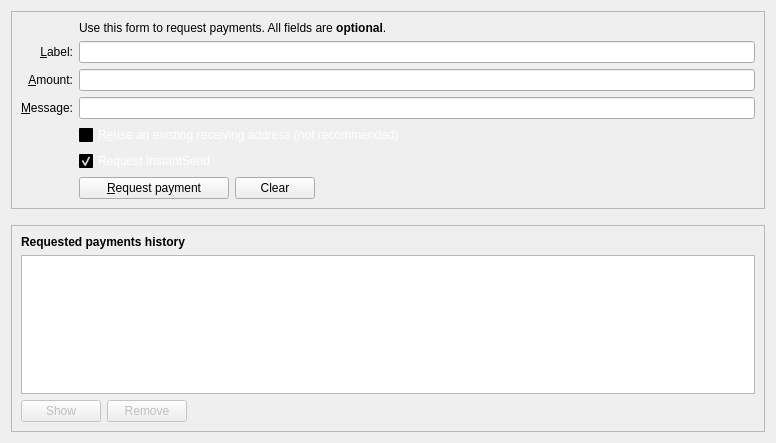
<?xml version="1.0" encoding="UTF-8"?>
<ui version="4.0">
 <class>ReceiveCoinsDialog</class>
 <widget class="QWidget" name="ReceiveCoinsDialog">
  <property name="geometry">
   <rect>
    <x>0</x>
    <y>0</y>
    <width>776</width>
    <height>443</height>
   </rect>
  </property>
  <layout class="QVBoxLayout" name="verticalLayout" stretch="0,0,1">
   <item>
    <widget class="QFrame" name="frame2">
     <property name="sizePolicy">
      <sizepolicy hsizetype="Preferred" vsizetype="Expanding">
       <horstretch>0</horstretch>
       <verstretch>0</verstretch>
      </sizepolicy>
     </property>
     <property name="frameShape">
      <enum>QFrame::StyledPanel</enum>
     </property>
     <property name="frameShadow">
      <enum>QFrame::Sunken</enum>
     </property>
     <layout class="QVBoxLayout" name="verticalLayout_3">
      <item>
       <layout class="QGridLayout" name="gridLayout">
        <item row="7" column="2">
         <widget class="QCheckBox" name="reuseAddress">
          <property name="palette">
           <palette>
            <active>
             <colorrole role="WindowText">
              <brush brushstyle="SolidPattern">
               <color alpha="255">
                <red>255</red>
                <green>255</green>
                <blue>255</blue>
               </color>
              </brush>
             </colorrole>
             <colorrole role="Button">
              <brush brushstyle="SolidPattern">
               <color alpha="255">
                <red>0</red>
                <green>0</green>
                <blue>0</blue>
               </color>
              </brush>
             </colorrole>
             <colorrole role="Light">
              <brush brushstyle="SolidPattern">
               <color alpha="255">
                <red>0</red>
                <green>0</green>
                <blue>0</blue>
               </color>
              </brush>
             </colorrole>
             <colorrole role="Midlight">
              <brush brushstyle="SolidPattern">
               <color alpha="255">
                <red>0</red>
                <green>0</green>
                <blue>0</blue>
               </color>
              </brush>
             </colorrole>
             <colorrole role="Dark">
              <brush brushstyle="SolidPattern">
               <color alpha="255">
                <red>0</red>
                <green>0</green>
                <blue>0</blue>
               </color>
              </brush>
             </colorrole>
             <colorrole role="Mid">
              <brush brushstyle="SolidPattern">
               <color alpha="255">
                <red>0</red>
                <green>0</green>
                <blue>0</blue>
               </color>
              </brush>
             </colorrole>
             <colorrole role="Text">
              <brush brushstyle="SolidPattern">
               <color alpha="255">
                <red>255</red>
                <green>255</green>
                <blue>255</blue>
               </color>
              </brush>
             </colorrole>
             <colorrole role="BrightText">
              <brush brushstyle="SolidPattern">
               <color alpha="255">
                <red>255</red>
                <green>255</green>
                <blue>255</blue>
               </color>
              </brush>
             </colorrole>
             <colorrole role="ButtonText">
              <brush brushstyle="SolidPattern">
               <color alpha="255">
                <red>255</red>
                <green>255</green>
                <blue>255</blue>
               </color>
              </brush>
             </colorrole>
             <colorrole role="Base">
              <brush brushstyle="SolidPattern">
               <color alpha="255">
                <red>0</red>
                <green>0</green>
                <blue>0</blue>
               </color>
              </brush>
             </colorrole>
             <colorrole role="Window">
              <brush brushstyle="SolidPattern">
               <color alpha="255">
                <red>0</red>
                <green>0</green>
                <blue>0</blue>
               </color>
              </brush>
             </colorrole>
             <colorrole role="Shadow">
              <brush brushstyle="SolidPattern">
               <color alpha="255">
                <red>0</red>
                <green>0</green>
                <blue>0</blue>
               </color>
              </brush>
             </colorrole>
             <colorrole role="AlternateBase">
              <brush brushstyle="SolidPattern">
               <color alpha="255">
                <red>0</red>
                <green>0</green>
                <blue>0</blue>
               </color>
              </brush>
             </colorrole>
             <colorrole role="ToolTipBase">
              <brush brushstyle="SolidPattern">
               <color alpha="255">
                <red>255</red>
                <green>255</green>
                <blue>220</blue>
               </color>
              </brush>
             </colorrole>
             <colorrole role="ToolTipText">
              <brush brushstyle="SolidPattern">
               <color alpha="255">
                <red>0</red>
                <green>0</green>
                <blue>0</blue>
               </color>
              </brush>
             </colorrole>
            </active>
            <inactive>
             <colorrole role="WindowText">
              <brush brushstyle="SolidPattern">
               <color alpha="255">
                <red>255</red>
                <green>255</green>
                <blue>255</blue>
               </color>
              </brush>
             </colorrole>
             <colorrole role="Button">
              <brush brushstyle="SolidPattern">
               <color alpha="255">
                <red>0</red>
                <green>0</green>
                <blue>0</blue>
               </color>
              </brush>
             </colorrole>
             <colorrole role="Light">
              <brush brushstyle="SolidPattern">
               <color alpha="255">
                <red>0</red>
                <green>0</green>
                <blue>0</blue>
               </color>
              </brush>
             </colorrole>
             <colorrole role="Midlight">
              <brush brushstyle="SolidPattern">
               <color alpha="255">
                <red>0</red>
                <green>0</green>
                <blue>0</blue>
               </color>
              </brush>
             </colorrole>
             <colorrole role="Dark">
              <brush brushstyle="SolidPattern">
               <color alpha="255">
                <red>0</red>
                <green>0</green>
                <blue>0</blue>
               </color>
              </brush>
             </colorrole>
             <colorrole role="Mid">
              <brush brushstyle="SolidPattern">
               <color alpha="255">
                <red>0</red>
                <green>0</green>
                <blue>0</blue>
               </color>
              </brush>
             </colorrole>
             <colorrole role="Text">
              <brush brushstyle="SolidPattern">
               <color alpha="255">
                <red>255</red>
                <green>255</green>
                <blue>255</blue>
               </color>
              </brush>
             </colorrole>
             <colorrole role="BrightText">
              <brush brushstyle="SolidPattern">
               <color alpha="255">
                <red>255</red>
                <green>255</green>
                <blue>255</blue>
               </color>
              </brush>
             </colorrole>
             <colorrole role="ButtonText">
              <brush brushstyle="SolidPattern">
               <color alpha="255">
                <red>255</red>
                <green>255</green>
                <blue>255</blue>
               </color>
              </brush>
             </colorrole>
             <colorrole role="Base">
              <brush brushstyle="SolidPattern">
               <color alpha="255">
                <red>0</red>
                <green>0</green>
                <blue>0</blue>
               </color>
              </brush>
             </colorrole>
             <colorrole role="Window">
              <brush brushstyle="SolidPattern">
               <color alpha="255">
                <red>0</red>
                <green>0</green>
                <blue>0</blue>
               </color>
              </brush>
             </colorrole>
             <colorrole role="Shadow">
              <brush brushstyle="SolidPattern">
               <color alpha="255">
                <red>0</red>
                <green>0</green>
                <blue>0</blue>
               </color>
              </brush>
             </colorrole>
             <colorrole role="AlternateBase">
              <brush brushstyle="SolidPattern">
               <color alpha="255">
                <red>0</red>
                <green>0</green>
                <blue>0</blue>
               </color>
              </brush>
             </colorrole>
             <colorrole role="ToolTipBase">
              <brush brushstyle="SolidPattern">
               <color alpha="255">
                <red>255</red>
                <green>255</green>
                <blue>220</blue>
               </color>
              </brush>
             </colorrole>
             <colorrole role="ToolTipText">
              <brush brushstyle="SolidPattern">
               <color alpha="255">
                <red>0</red>
                <green>0</green>
                <blue>0</blue>
               </color>
              </brush>
             </colorrole>
            </inactive>
            <disabled>
             <colorrole role="WindowText">
              <brush brushstyle="SolidPattern">
               <color alpha="255">
                <red>0</red>
                <green>0</green>
                <blue>0</blue>
               </color>
              </brush>
             </colorrole>
             <colorrole role="Button">
              <brush brushstyle="SolidPattern">
               <color alpha="255">
                <red>0</red>
                <green>0</green>
                <blue>0</blue>
               </color>
              </brush>
             </colorrole>
             <colorrole role="Light">
              <brush brushstyle="SolidPattern">
               <color alpha="255">
                <red>0</red>
                <green>0</green>
                <blue>0</blue>
               </color>
              </brush>
             </colorrole>
             <colorrole role="Midlight">
              <brush brushstyle="SolidPattern">
               <color alpha="255">
                <red>0</red>
                <green>0</green>
                <blue>0</blue>
               </color>
              </brush>
             </colorrole>
             <colorrole role="Dark">
              <brush brushstyle="SolidPattern">
               <color alpha="255">
                <red>0</red>
                <green>0</green>
                <blue>0</blue>
               </color>
              </brush>
             </colorrole>
             <colorrole role="Mid">
              <brush brushstyle="SolidPattern">
               <color alpha="255">
                <red>0</red>
                <green>0</green>
                <blue>0</blue>
               </color>
              </brush>
             </colorrole>
             <colorrole role="Text">
              <brush brushstyle="SolidPattern">
               <color alpha="255">
                <red>0</red>
                <green>0</green>
                <blue>0</blue>
               </color>
              </brush>
             </colorrole>
             <colorrole role="BrightText">
              <brush brushstyle="SolidPattern">
               <color alpha="255">
                <red>255</red>
                <green>255</green>
                <blue>255</blue>
               </color>
              </brush>
             </colorrole>
             <colorrole role="ButtonText">
              <brush brushstyle="SolidPattern">
               <color alpha="255">
                <red>0</red>
                <green>0</green>
                <blue>0</blue>
               </color>
              </brush>
             </colorrole>
             <colorrole role="Base">
              <brush brushstyle="SolidPattern">
               <color alpha="255">
                <red>0</red>
                <green>0</green>
                <blue>0</blue>
               </color>
              </brush>
             </colorrole>
             <colorrole role="Window">
              <brush brushstyle="SolidPattern">
               <color alpha="255">
                <red>0</red>
                <green>0</green>
                <blue>0</blue>
               </color>
              </brush>
             </colorrole>
             <colorrole role="Shadow">
              <brush brushstyle="SolidPattern">
               <color alpha="255">
                <red>0</red>
                <green>0</green>
                <blue>0</blue>
               </color>
              </brush>
             </colorrole>
             <colorrole role="AlternateBase">
              <brush brushstyle="SolidPattern">
               <color alpha="255">
                <red>0</red>
                <green>0</green>
                <blue>0</blue>
               </color>
              </brush>
             </colorrole>
             <colorrole role="ToolTipBase">
              <brush brushstyle="SolidPattern">
               <color alpha="255">
                <red>255</red>
                <green>255</green>
                <blue>220</blue>
               </color>
              </brush>
             </colorrole>
             <colorrole role="ToolTipText">
              <brush brushstyle="SolidPattern">
               <color alpha="255">
                <red>0</red>
                <green>0</green>
                <blue>0</blue>
               </color>
              </brush>
             </colorrole>
            </disabled>
           </palette>
          </property>
          <property name="toolTip">
           <string>Reuse one of the previously used receiving addresses.&lt;br&gt;Reusing addresses has security and privacy issues.&lt;br&gt;Do not use this unless re-generating a payment request made before.</string>
          </property>
          <property name="text">
           <string>R&amp;euse an existing receiving address (not recommended)</string>
          </property>
         </widget>
        </item>
        <item row="7" column="0">
         <widget class="QLabel" name="label_4">
          <property name="text">
           <string/>
          </property>
         </widget>
        </item>
        <item row="6" column="0">
         <widget class="QLabel" name="label_3">
          <property name="toolTip">
           <string>An optional message to attach to the payment request, which will be displayed when the request is opened. Note: The message will not be sent with the payment over the Bitcreds network.</string>
          </property>
          <property name="text">
           <string>&amp;Message:</string>
          </property>
          <property name="alignment">
           <set>Qt::AlignRight|Qt::AlignTrailing|Qt::AlignVCenter</set>
          </property>
          <property name="buddy">
           <cstring>reqMessage</cstring>
          </property>
         </widget>
        </item>
        <item row="4" column="2">
         <widget class="QLineEdit" name="reqLabel">
          <property name="toolTip">
           <string>An optional label to associate with the new receiving address.</string>
          </property>
         </widget>
        </item>
        <item row="6" column="2">
         <widget class="QLineEdit" name="reqMessage">
          <property name="toolTip">
           <string>An optional message to attach to the payment request, which will be displayed when the request is opened.&lt;br&gt;Note: The message will not be sent with the payment over the Bitcreds network.</string>
          </property>
         </widget>
        </item>
        <item row="2" column="2">
         <widget class="QLabel" name="label_5">
          <property name="text">
           <string>Use this form to request payments. All fields are &lt;b&gt;optional&lt;/b&gt;.</string>
          </property>
         </widget>
        </item>
        <item row="4" column="0">
         <widget class="QLabel" name="label_2">
          <property name="toolTip">
           <string>An optional label to associate with the new receiving address.</string>
          </property>
          <property name="text">
           <string>&amp;Label:</string>
          </property>
          <property name="alignment">
           <set>Qt::AlignRight|Qt::AlignTrailing|Qt::AlignVCenter</set>
          </property>
          <property name="buddy">
           <cstring>reqLabel</cstring>
          </property>
         </widget>
        </item>
        <item row="5" column="0">
         <widget class="QLabel" name="label">
          <property name="toolTip">
           <string>An optional amount to request. Leave this empty or zero to not request a specific amount.</string>
          </property>
          <property name="text">
           <string>&amp;Amount:</string>
          </property>
          <property name="alignment">
           <set>Qt::AlignRight|Qt::AlignTrailing|Qt::AlignVCenter</set>
          </property>
          <property name="buddy">
           <cstring>reqAmount</cstring>
          </property>
         </widget>
        </item>
        <item row="5" column="2">
         <widget class="BitcredsAmountField" name="reqAmount">
          <property name="minimumSize">
           <size>
            <width>80</width>
            <height>0</height>
           </size>
          </property>
          <property name="toolTip">
           <string>An optional amount to request. Leave this empty or zero to not request a specific amount.</string>
          </property>
         </widget>
        </item>
        <item row="9" column="2">
         <layout class="QHBoxLayout" name="horizontalLayout">
          <item>
           <widget class="QPushButton" name="receiveButton">
            <property name="minimumSize">
             <size>
              <width>150</width>
              <height>0</height>
             </size>
            </property>
            <property name="text">
             <string>&amp;Request payment</string>
            </property>
           </widget>
          </item>
          <item>
           <widget class="QPushButton" name="clearButton">
            <property name="sizePolicy">
             <sizepolicy hsizetype="Minimum" vsizetype="Fixed">
              <horstretch>0</horstretch>
              <verstretch>0</verstretch>
             </sizepolicy>
            </property>
            <property name="toolTip">
             <string>Clear all fields of the form.</string>
            </property>
            <property name="text">
             <string>Clear</string>
            </property>
            <property name="autoDefault">
             <bool>false</bool>
            </property>
           </widget>
          </item>
          <item>
           <spacer name="horizontalSpacer">
            <property name="orientation">
             <enum>Qt::Horizontal</enum>
            </property>
            <property name="sizeHint" stdset="0">
             <size>
              <width>40</width>
              <height>20</height>
             </size>
            </property>
           </spacer>
          </item>
         </layout>
        </item>
        <item row="9" column="0">
         <widget class="QLabel" name="label_7">
          <property name="text">
           <string/>
          </property>
         </widget>
        </item>
        <item row="8" column="2">
         <widget class="QCheckBox" name="checkUseInstantSend">
          <property name="palette">
           <palette>
            <active>
             <colorrole role="WindowText">
              <brush brushstyle="SolidPattern">
               <color alpha="255">
                <red>255</red>
                <green>255</green>
                <blue>255</blue>
               </color>
              </brush>
             </colorrole>
             <colorrole role="Button">
              <brush brushstyle="SolidPattern">
               <color alpha="255">
                <red>0</red>
                <green>0</green>
                <blue>0</blue>
               </color>
              </brush>
             </colorrole>
             <colorrole role="Light">
              <brush brushstyle="SolidPattern">
               <color alpha="255">
                <red>0</red>
                <green>0</green>
                <blue>0</blue>
               </color>
              </brush>
             </colorrole>
             <colorrole role="Midlight">
              <brush brushstyle="SolidPattern">
               <color alpha="255">
                <red>0</red>
                <green>0</green>
                <blue>0</blue>
               </color>
              </brush>
             </colorrole>
             <colorrole role="Dark">
              <brush brushstyle="SolidPattern">
               <color alpha="255">
                <red>0</red>
                <green>0</green>
                <blue>0</blue>
               </color>
              </brush>
             </colorrole>
             <colorrole role="Mid">
              <brush brushstyle="SolidPattern">
               <color alpha="255">
                <red>0</red>
                <green>0</green>
                <blue>0</blue>
               </color>
              </brush>
             </colorrole>
             <colorrole role="Text">
              <brush brushstyle="SolidPattern">
               <color alpha="255">
                <red>255</red>
                <green>255</green>
                <blue>255</blue>
               </color>
              </brush>
             </colorrole>
             <colorrole role="BrightText">
              <brush brushstyle="SolidPattern">
               <color alpha="255">
                <red>255</red>
                <green>255</green>
                <blue>255</blue>
               </color>
              </brush>
             </colorrole>
             <colorrole role="ButtonText">
              <brush brushstyle="SolidPattern">
               <color alpha="255">
                <red>255</red>
                <green>255</green>
                <blue>255</blue>
               </color>
              </brush>
             </colorrole>
             <colorrole role="Base">
              <brush brushstyle="SolidPattern">
               <color alpha="255">
                <red>0</red>
                <green>0</green>
                <blue>0</blue>
               </color>
              </brush>
             </colorrole>
             <colorrole role="Window">
              <brush brushstyle="SolidPattern">
               <color alpha="255">
                <red>0</red>
                <green>0</green>
                <blue>0</blue>
               </color>
              </brush>
             </colorrole>
             <colorrole role="Shadow">
              <brush brushstyle="SolidPattern">
               <color alpha="255">
                <red>0</red>
                <green>0</green>
                <blue>0</blue>
               </color>
              </brush>
             </colorrole>
             <colorrole role="AlternateBase">
              <brush brushstyle="SolidPattern">
               <color alpha="255">
                <red>0</red>
                <green>0</green>
                <blue>0</blue>
               </color>
              </brush>
             </colorrole>
             <colorrole role="ToolTipBase">
              <brush brushstyle="SolidPattern">
               <color alpha="255">
                <red>255</red>
                <green>255</green>
                <blue>220</blue>
               </color>
              </brush>
             </colorrole>
             <colorrole role="ToolTipText">
              <brush brushstyle="SolidPattern">
               <color alpha="255">
                <red>0</red>
                <green>0</green>
                <blue>0</blue>
               </color>
              </brush>
             </colorrole>
            </active>
            <inactive>
             <colorrole role="WindowText">
              <brush brushstyle="SolidPattern">
               <color alpha="255">
                <red>255</red>
                <green>255</green>
                <blue>255</blue>
               </color>
              </brush>
             </colorrole>
             <colorrole role="Button">
              <brush brushstyle="SolidPattern">
               <color alpha="255">
                <red>0</red>
                <green>0</green>
                <blue>0</blue>
               </color>
              </brush>
             </colorrole>
             <colorrole role="Light">
              <brush brushstyle="SolidPattern">
               <color alpha="255">
                <red>0</red>
                <green>0</green>
                <blue>0</blue>
               </color>
              </brush>
             </colorrole>
             <colorrole role="Midlight">
              <brush brushstyle="SolidPattern">
               <color alpha="255">
                <red>0</red>
                <green>0</green>
                <blue>0</blue>
               </color>
              </brush>
             </colorrole>
             <colorrole role="Dark">
              <brush brushstyle="SolidPattern">
               <color alpha="255">
                <red>0</red>
                <green>0</green>
                <blue>0</blue>
               </color>
              </brush>
             </colorrole>
             <colorrole role="Mid">
              <brush brushstyle="SolidPattern">
               <color alpha="255">
                <red>0</red>
                <green>0</green>
                <blue>0</blue>
               </color>
              </brush>
             </colorrole>
             <colorrole role="Text">
              <brush brushstyle="SolidPattern">
               <color alpha="255">
                <red>255</red>
                <green>255</green>
                <blue>255</blue>
               </color>
              </brush>
             </colorrole>
             <colorrole role="BrightText">
              <brush brushstyle="SolidPattern">
               <color alpha="255">
                <red>255</red>
                <green>255</green>
                <blue>255</blue>
               </color>
              </brush>
             </colorrole>
             <colorrole role="ButtonText">
              <brush brushstyle="SolidPattern">
               <color alpha="255">
                <red>255</red>
                <green>255</green>
                <blue>255</blue>
               </color>
              </brush>
             </colorrole>
             <colorrole role="Base">
              <brush brushstyle="SolidPattern">
               <color alpha="255">
                <red>0</red>
                <green>0</green>
                <blue>0</blue>
               </color>
              </brush>
             </colorrole>
             <colorrole role="Window">
              <brush brushstyle="SolidPattern">
               <color alpha="255">
                <red>0</red>
                <green>0</green>
                <blue>0</blue>
               </color>
              </brush>
             </colorrole>
             <colorrole role="Shadow">
              <brush brushstyle="SolidPattern">
               <color alpha="255">
                <red>0</red>
                <green>0</green>
                <blue>0</blue>
               </color>
              </brush>
             </colorrole>
             <colorrole role="AlternateBase">
              <brush brushstyle="SolidPattern">
               <color alpha="255">
                <red>0</red>
                <green>0</green>
                <blue>0</blue>
               </color>
              </brush>
             </colorrole>
             <colorrole role="ToolTipBase">
              <brush brushstyle="SolidPattern">
               <color alpha="255">
                <red>255</red>
                <green>255</green>
                <blue>220</blue>
               </color>
              </brush>
             </colorrole>
             <colorrole role="ToolTipText">
              <brush brushstyle="SolidPattern">
               <color alpha="255">
                <red>0</red>
                <green>0</green>
                <blue>0</blue>
               </color>
              </brush>
             </colorrole>
            </inactive>
            <disabled>
             <colorrole role="WindowText">
              <brush brushstyle="SolidPattern">
               <color alpha="255">
                <red>0</red>
                <green>0</green>
                <blue>0</blue>
               </color>
              </brush>
             </colorrole>
             <colorrole role="Button">
              <brush brushstyle="SolidPattern">
               <color alpha="255">
                <red>0</red>
                <green>0</green>
                <blue>0</blue>
               </color>
              </brush>
             </colorrole>
             <colorrole role="Light">
              <brush brushstyle="SolidPattern">
               <color alpha="255">
                <red>0</red>
                <green>0</green>
                <blue>0</blue>
               </color>
              </brush>
             </colorrole>
             <colorrole role="Midlight">
              <brush brushstyle="SolidPattern">
               <color alpha="255">
                <red>0</red>
                <green>0</green>
                <blue>0</blue>
               </color>
              </brush>
             </colorrole>
             <colorrole role="Dark">
              <brush brushstyle="SolidPattern">
               <color alpha="255">
                <red>0</red>
                <green>0</green>
                <blue>0</blue>
               </color>
              </brush>
             </colorrole>
             <colorrole role="Mid">
              <brush brushstyle="SolidPattern">
               <color alpha="255">
                <red>0</red>
                <green>0</green>
                <blue>0</blue>
               </color>
              </brush>
             </colorrole>
             <colorrole role="Text">
              <brush brushstyle="SolidPattern">
               <color alpha="255">
                <red>0</red>
                <green>0</green>
                <blue>0</blue>
               </color>
              </brush>
             </colorrole>
             <colorrole role="BrightText">
              <brush brushstyle="SolidPattern">
               <color alpha="255">
                <red>255</red>
                <green>255</green>
                <blue>255</blue>
               </color>
              </brush>
             </colorrole>
             <colorrole role="ButtonText">
              <brush brushstyle="SolidPattern">
               <color alpha="255">
                <red>0</red>
                <green>0</green>
                <blue>0</blue>
               </color>
              </brush>
             </colorrole>
             <colorrole role="Base">
              <brush brushstyle="SolidPattern">
               <color alpha="255">
                <red>0</red>
                <green>0</green>
                <blue>0</blue>
               </color>
              </brush>
             </colorrole>
             <colorrole role="Window">
              <brush brushstyle="SolidPattern">
               <color alpha="255">
                <red>0</red>
                <green>0</green>
                <blue>0</blue>
               </color>
              </brush>
             </colorrole>
             <colorrole role="Shadow">
              <brush brushstyle="SolidPattern">
               <color alpha="255">
                <red>0</red>
                <green>0</green>
                <blue>0</blue>
               </color>
              </brush>
             </colorrole>
             <colorrole role="AlternateBase">
              <brush brushstyle="SolidPattern">
               <color alpha="255">
                <red>0</red>
                <green>0</green>
                <blue>0</blue>
               </color>
              </brush>
             </colorrole>
             <colorrole role="ToolTipBase">
              <brush brushstyle="SolidPattern">
               <color alpha="255">
                <red>255</red>
                <green>255</green>
                <blue>220</blue>
               </color>
              </brush>
             </colorrole>
             <colorrole role="ToolTipText">
              <brush brushstyle="SolidPattern">
               <color alpha="255">
                <red>0</red>
                <green>0</green>
                <blue>0</blue>
               </color>
              </brush>
             </colorrole>
            </disabled>
           </palette>
          </property>
          <property name="text">
           <string>Request InstantSend</string>
          </property>
          <property name="checked">
           <bool>true</bool>
          </property>
         </widget>
        </item>
       </layout>
      </item>
     </layout>
    </widget>
   </item>
   <item>
    <spacer name="verticalSpacer_2">
     <property name="orientation">
      <enum>Qt::Vertical</enum>
     </property>
     <property name="sizeHint" stdset="0">
      <size>
       <width>20</width>
       <height>10</height>
      </size>
     </property>
    </spacer>
   </item>
   <item>
    <widget class="QFrame" name="frame">
     <property name="sizePolicy">
      <sizepolicy hsizetype="Preferred" vsizetype="Expanding">
       <horstretch>0</horstretch>
       <verstretch>0</verstretch>
      </sizepolicy>
     </property>
     <property name="frameShape">
      <enum>QFrame::StyledPanel</enum>
     </property>
     <property name="frameShadow">
      <enum>QFrame::Raised</enum>
     </property>
     <layout class="QVBoxLayout" name="verticalLayout_2">
      <item>
       <widget class="QLabel" name="label_6">
        <property name="font">
         <font>
          <weight>75</weight>
          <bold>true</bold>
         </font>
        </property>
        <property name="text">
         <string>Requested payments history</string>
        </property>
       </widget>
      </item>
      <item>
       <widget class="QTableView" name="recentRequestsView">
        <property name="contextMenuPolicy">
         <enum>Qt::CustomContextMenu</enum>
        </property>
        <property name="tabKeyNavigation">
         <bool>false</bool>
        </property>
        <property name="sortingEnabled">
         <bool>true</bool>
        </property>
       </widget>
      </item>
      <item>
       <layout class="QHBoxLayout" name="horizontalLayout_2">
        <item>
         <widget class="QPushButton" name="showRequestButton">
          <property name="enabled">
           <bool>false</bool>
          </property>
          <property name="toolTip">
           <string>Show the selected request (does the same as double clicking an entry)</string>
          </property>
          <property name="text">
           <string>Show</string>
          </property>
          <property name="autoDefault">
           <bool>false</bool>
          </property>
         </widget>
        </item>
        <item>
         <widget class="QPushButton" name="removeRequestButton">
          <property name="enabled">
           <bool>false</bool>
          </property>
          <property name="toolTip">
           <string>Remove the selected entries from the list</string>
          </property>
          <property name="text">
           <string>Remove</string>
          </property>
          <property name="autoDefault">
           <bool>false</bool>
          </property>
         </widget>
        </item>
        <item>
         <spacer name="horizontalSpacer_2">
          <property name="orientation">
           <enum>Qt::Horizontal</enum>
          </property>
          <property name="sizeHint" stdset="0">
           <size>
            <width>40</width>
            <height>20</height>
           </size>
          </property>
         </spacer>
        </item>
       </layout>
      </item>
     </layout>
    </widget>
   </item>
  </layout>
 </widget>
 <customwidgets>
  <customwidget>
   <class>BitcredsAmountField</class>
   <extends>QLineEdit</extends>
   <header>bitcredsamountfield.h</header>
   <container>1</container>
  </customwidget>
 </customwidgets>
 <tabstops>
  <tabstop>reqLabel</tabstop>
  <tabstop>reqAmount</tabstop>
  <tabstop>reqMessage</tabstop>
  <tabstop>reuseAddress</tabstop>
  <tabstop>receiveButton</tabstop>
  <tabstop>clearButton</tabstop>
  <tabstop>recentRequestsView</tabstop>
  <tabstop>showRequestButton</tabstop>
  <tabstop>removeRequestButton</tabstop>
 </tabstops>
 <resources>
  <include location="../bitcreds.qrc"/>
 </resources>
 <connections/>
</ui>
